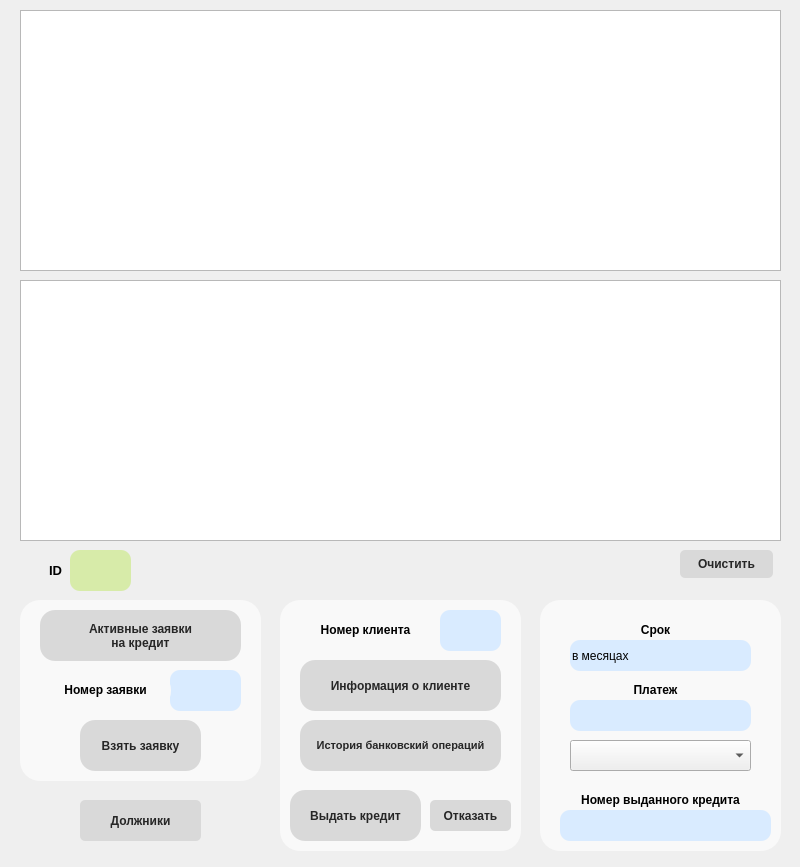
<?xml version="1.0" encoding="UTF-8"?>
<ui version="4.0">
 <class>Employee</class>
 <widget class="QDialog" name="Employee">
  <property name="geometry">
   <rect>
    <x>0</x>
    <y>0</y>
    <width>800</width>
    <height>867</height>
   </rect>
  </property>
  <property name="windowTitle">
   <string>Dialog</string>
  </property>
  <widget class="QTableView" name="tableView">
   <property name="geometry">
    <rect>
     <x>20</x>
     <y>10</y>
     <width>761</width>
     <height>261</height>
    </rect>
   </property>
  </widget>
  <widget class="QLabel" name="label_6">
   <property name="geometry">
    <rect>
     <x>30</x>
     <y>550</y>
     <width>51</width>
     <height>41</height>
    </rect>
   </property>
   <property name="text">
    <string>&lt;html&gt;&lt;head/&gt;&lt;body&gt;&lt;p align=&quot;center&quot;&gt;&lt;span style=&quot; font-size:10pt; font-weight:600;&quot;&gt;ID&lt;/span&gt;&lt;/p&gt;&lt;/body&gt;&lt;/html&gt;</string>
   </property>
   <property name="alignment">
    <set>Qt::AlignCenter</set>
   </property>
  </widget>
  <widget class="QTableView" name="tableView_2">
   <property name="geometry">
    <rect>
     <x>20</x>
     <y>280</y>
     <width>761</width>
     <height>261</height>
    </rect>
   </property>
  </widget>
  <widget class="QGroupBox" name="groupBox">
   <property name="geometry">
    <rect>
     <x>20</x>
     <y>600</y>
     <width>241</width>
     <height>181</height>
    </rect>
   </property>
   <property name="styleSheet">
    <string notr="true">background: #F9F9F9;
border-radius: 20px;
</string>
   </property>
   <property name="title">
    <string/>
   </property>
   <widget class="QLineEdit" name="rId">
    <property name="geometry">
     <rect>
      <x>150</x>
      <y>70</y>
      <width>71</width>
      <height>41</height>
     </rect>
    </property>
    <property name="styleSheet">
     <string notr="true">background: #d9ebff;
border-radius: 10px;
</string>
    </property>
    <property name="text">
     <string/>
    </property>
    <property name="maxLength">
     <number>100000</number>
    </property>
    <property name="echoMode">
     <enum>QLineEdit::Normal</enum>
    </property>
    <property name="clearButtonEnabled">
     <bool>false</bool>
    </property>
   </widget>
   <widget class="QLabel" name="label_7">
    <property name="geometry">
     <rect>
      <x>20</x>
      <y>70</y>
      <width>131</width>
      <height>41</height>
     </rect>
    </property>
    <property name="text">
     <string>&lt;html&gt;&lt;head/&gt;&lt;body&gt;&lt;p align=&quot;center&quot;&gt;&lt;span style=&quot; font-size:9pt; font-weight:600;&quot;&gt;Номер заявки&lt;/span&gt;&lt;/p&gt;&lt;/body&gt;&lt;/html&gt;</string>
    </property>
    <property name="alignment">
     <set>Qt::AlignLeading|Qt::AlignLeft|Qt::AlignVCenter</set>
    </property>
   </widget>
   <widget class="QPushButton" name="creditRequests">
    <property name="geometry">
     <rect>
      <x>20</x>
      <y>10</y>
      <width>201</width>
      <height>51</height>
     </rect>
    </property>
    <property name="cursor">
     <cursorShape>PointingHandCursor</cursorShape>
    </property>
    <property name="styleSheet">
     <string notr="true">QPushButton:hover{background: #e6f6ff; border-radius: 15px; color: #81C4FF; font-size: 9pt; font-weight: bold;}													
QPushButton{background: #d9d9d9; border-radius: 15px; color: #262626; font-size: 9pt; font-weight: bold;}</string>
    </property>
    <property name="text">
     <string>Активные заявки
на кредит</string>
    </property>
   </widget>
   <widget class="QPushButton" name="creditRequests_2">
    <property name="geometry">
     <rect>
      <x>60</x>
      <y>120</y>
      <width>121</width>
      <height>51</height>
     </rect>
    </property>
    <property name="cursor">
     <cursorShape>PointingHandCursor</cursorShape>
    </property>
    <property name="styleSheet">
     <string notr="true">QPushButton:hover{background: #e6f6ff; border-radius: 15px; color: #81C4FF; font-size: 9pt; font-weight: bold;}													
QPushButton{background: #d9d9d9; border-radius: 15px; color: #262626; font-size: 9pt; font-weight: bold;}</string>
    </property>
    <property name="text">
     <string>Взять заявку</string>
    </property>
   </widget>
  </widget>
  <widget class="QLineEdit" name="eId">
   <property name="geometry">
    <rect>
     <x>70</x>
     <y>550</y>
     <width>61</width>
     <height>41</height>
    </rect>
   </property>
   <property name="styleSheet">
    <string notr="true">background: #d7eba9;
border-radius: 10px;
</string>
   </property>
   <property name="text">
    <string/>
   </property>
   <property name="maxLength">
    <number>1000</number>
   </property>
   <property name="echoMode">
    <enum>QLineEdit::Normal</enum>
   </property>
   <property name="readOnly">
    <bool>true</bool>
   </property>
   <property name="clearButtonEnabled">
    <bool>false</bool>
   </property>
  </widget>
  <widget class="QGroupBox" name="groupBox_2">
   <property name="geometry">
    <rect>
     <x>280</x>
     <y>600</y>
     <width>241</width>
     <height>251</height>
    </rect>
   </property>
   <property name="styleSheet">
    <string notr="true">background: #F9F9F9;
border-radius: 20px;
</string>
   </property>
   <property name="title">
    <string/>
   </property>
   <widget class="QLineEdit" name="clId">
    <property name="geometry">
     <rect>
      <x>160</x>
      <y>10</y>
      <width>61</width>
      <height>41</height>
     </rect>
    </property>
    <property name="styleSheet">
     <string notr="true">background: #d9ebff;
border-radius: 10px;
</string>
    </property>
    <property name="text">
     <string/>
    </property>
    <property name="maxLength">
     <number>100000</number>
    </property>
    <property name="echoMode">
     <enum>QLineEdit::Normal</enum>
    </property>
    <property name="clearButtonEnabled">
     <bool>false</bool>
    </property>
   </widget>
   <widget class="QLabel" name="label_8">
    <property name="geometry">
     <rect>
      <x>20</x>
      <y>10</y>
      <width>131</width>
      <height>41</height>
     </rect>
    </property>
    <property name="text">
     <string>&lt;html&gt;&lt;head/&gt;&lt;body&gt;&lt;p align=&quot;center&quot;&gt;&lt;span style=&quot; font-size:9pt; font-weight:600;&quot;&gt;Номер клиента&lt;/span&gt;&lt;/p&gt;&lt;/body&gt;&lt;/html&gt;</string>
    </property>
    <property name="alignment">
     <set>Qt::AlignLeading|Qt::AlignLeft|Qt::AlignVCenter</set>
    </property>
   </widget>
   <widget class="QPushButton" name="creditRequests_4">
    <property name="geometry">
     <rect>
      <x>20</x>
      <y>60</y>
      <width>201</width>
      <height>51</height>
     </rect>
    </property>
    <property name="cursor">
     <cursorShape>PointingHandCursor</cursorShape>
    </property>
    <property name="styleSheet">
     <string notr="true">QPushButton:hover{background: #e6f6ff; border-radius: 15px; color: #81C4FF; font-size: 9pt; font-weight: bold;}													
QPushButton{background: #d9d9d9; border-radius: 15px; color: #262626; font-size: 9pt; font-weight: bold;}</string>
    </property>
    <property name="text">
     <string>Информация о клиенте</string>
    </property>
   </widget>
   <widget class="QPushButton" name="creditRequests_5">
    <property name="geometry">
     <rect>
      <x>20</x>
      <y>120</y>
      <width>201</width>
      <height>51</height>
     </rect>
    </property>
    <property name="cursor">
     <cursorShape>PointingHandCursor</cursorShape>
    </property>
    <property name="styleSheet">
     <string notr="true">QPushButton:hover{background: #e6f6ff; border-radius: 15px; color: #81C4FF; font-size: 8pt; font-weight: bold;}													
QPushButton{background: #d9d9d9; border-radius: 15px; color: #262626; font-size: 8pt; font-weight: bold;}</string>
    </property>
    <property name="text">
     <string>История банковский операций</string>
    </property>
   </widget>
   <widget class="QPushButton" name="cancel">
    <property name="geometry">
     <rect>
      <x>150</x>
      <y>200</y>
      <width>81</width>
      <height>31</height>
     </rect>
    </property>
    <property name="cursor">
     <cursorShape>PointingHandCursor</cursorShape>
    </property>
    <property name="styleSheet">
     <string notr="true">QPushButton:hover{background: #ffafa5; border-radius: 5px; border: 0.2px solid #d7eba9; color: #ffffff; font-size: 9pt; font-weight: bold;}																
QPushButton{background: #d9d9d9; border-radius: 5px; color: #262626; font-size: 9pt; font-weight: bold;}</string>
    </property>
    <property name="text">
     <string>Отказать</string>
    </property>
   </widget>
  </widget>
  <widget class="QLineEdit" name="period">
   <property name="geometry">
    <rect>
     <x>570</x>
     <y>640</y>
     <width>181</width>
     <height>31</height>
    </rect>
   </property>
   <property name="styleSheet">
    <string notr="true">background: #d9ebff;
border-radius: 10px;
</string>
   </property>
   <property name="text">
    <string>в месяцах</string>
   </property>
   <property name="maxLength">
    <number>100000</number>
   </property>
   <property name="echoMode">
    <enum>QLineEdit::Normal</enum>
   </property>
   <property name="clearButtonEnabled">
    <bool>false</bool>
   </property>
  </widget>
  <widget class="QLineEdit" name="payment">
   <property name="geometry">
    <rect>
     <x>570</x>
     <y>700</y>
     <width>181</width>
     <height>31</height>
    </rect>
   </property>
   <property name="styleSheet">
    <string notr="true">background: #d9ebff;
border-radius: 10px;
</string>
   </property>
   <property name="text">
    <string/>
   </property>
   <property name="maxLength">
    <number>100000</number>
   </property>
   <property name="echoMode">
    <enum>QLineEdit::Normal</enum>
   </property>
   <property name="clearButtonEnabled">
    <bool>false</bool>
   </property>
  </widget>
  <widget class="QLineEdit" name="creditNumber">
   <property name="geometry">
    <rect>
     <x>560</x>
     <y>810</y>
     <width>211</width>
     <height>31</height>
    </rect>
   </property>
   <property name="styleSheet">
    <string notr="true">background: #d9ebff;
border-radius: 10px;
</string>
   </property>
   <property name="text">
    <string/>
   </property>
   <property name="maxLength">
    <number>100000</number>
   </property>
   <property name="echoMode">
    <enum>QLineEdit::Normal</enum>
   </property>
   <property name="clearButtonEnabled">
    <bool>false</bool>
   </property>
  </widget>
  <widget class="QComboBox" name="comboBox">
   <property name="geometry">
    <rect>
     <x>570</x>
     <y>740</y>
     <width>181</width>
     <height>31</height>
    </rect>
   </property>
  </widget>
  <widget class="QLabel" name="label_9">
   <property name="geometry">
    <rect>
     <x>590</x>
     <y>610</y>
     <width>131</width>
     <height>41</height>
    </rect>
   </property>
   <property name="text">
    <string>&lt;html&gt;&lt;head/&gt;&lt;body&gt;&lt;p align=&quot;center&quot;&gt;&lt;span style=&quot; font-size:9pt; font-weight:600;&quot;&gt;Срок&lt;/span&gt;&lt;/p&gt;&lt;/body&gt;&lt;/html&gt;</string>
   </property>
   <property name="alignment">
    <set>Qt::AlignLeading|Qt::AlignLeft|Qt::AlignVCenter</set>
   </property>
  </widget>
  <widget class="QLabel" name="label_10">
   <property name="geometry">
    <rect>
     <x>590</x>
     <y>670</y>
     <width>131</width>
     <height>41</height>
    </rect>
   </property>
   <property name="text">
    <string>&lt;html&gt;&lt;head/&gt;&lt;body&gt;&lt;p align=&quot;center&quot;&gt;&lt;span style=&quot; font-size:9pt; font-weight:600;&quot;&gt;Платеж&lt;/span&gt;&lt;/p&gt;&lt;/body&gt;&lt;/html&gt;</string>
   </property>
   <property name="alignment">
    <set>Qt::AlignLeading|Qt::AlignLeft|Qt::AlignVCenter</set>
   </property>
  </widget>
  <widget class="QLabel" name="label_11">
   <property name="geometry">
    <rect>
     <x>550</x>
     <y>780</y>
     <width>221</width>
     <height>41</height>
    </rect>
   </property>
   <property name="text">
    <string>&lt;html&gt;&lt;head/&gt;&lt;body&gt;&lt;p align=&quot;center&quot;&gt;&lt;span style=&quot; font-size:9pt; font-weight:600;&quot;&gt;Номер выданного кредита&lt;/span&gt;&lt;/p&gt;&lt;/body&gt;&lt;/html&gt;</string>
   </property>
   <property name="alignment">
    <set>Qt::AlignLeading|Qt::AlignLeft|Qt::AlignVCenter</set>
   </property>
  </widget>
  <widget class="QPushButton" name="creditRequests_3">
   <property name="geometry">
    <rect>
     <x>290</x>
     <y>790</y>
     <width>131</width>
     <height>51</height>
    </rect>
   </property>
   <property name="cursor">
    <cursorShape>PointingHandCursor</cursorShape>
   </property>
   <property name="styleSheet">
    <string notr="true">QPushButton:hover{background: #e6f6ff; border-radius: 15px; color: #81C4FF; font-size: 9pt; font-weight: bold;}													
QPushButton{background: #d9d9d9; border-radius: 15px; color: #262626; font-size: 9pt; font-weight: bold;}</string>
   </property>
   <property name="text">
    <string>Выдать кредит</string>
   </property>
  </widget>
  <widget class="QPushButton" name="cancel_3">
   <property name="geometry">
    <rect>
     <x>680</x>
     <y>550</y>
     <width>93</width>
     <height>28</height>
    </rect>
   </property>
   <property name="cursor">
    <cursorShape>PointingHandCursor</cursorShape>
   </property>
   <property name="styleSheet">
    <string notr="true">QPushButton:hover{background: #ebc834; border-radius: 5px; border: 0.2px solid #d7eba9; color: #ffffff; font-size: 9pt; font-weight: bold;}																
QPushButton{background: #d9d9d9; border-radius: 5px; color: #262626; font-size: 9pt; font-weight: bold;}</string>
   </property>
   <property name="text">
    <string>Очистить</string>
   </property>
  </widget>
  <widget class="QGroupBox" name="groupBox_3">
   <property name="geometry">
    <rect>
     <x>540</x>
     <y>600</y>
     <width>241</width>
     <height>251</height>
    </rect>
   </property>
   <property name="styleSheet">
    <string notr="true">background: #F9F9F9;
border-radius: 20px;
</string>
   </property>
   <property name="title">
    <string/>
   </property>
  </widget>
  <widget class="QPushButton" name="cancel_2">
   <property name="geometry">
    <rect>
     <x>80</x>
     <y>800</y>
     <width>121</width>
     <height>41</height>
    </rect>
   </property>
   <property name="cursor">
    <cursorShape>PointingHandCursor</cursorShape>
   </property>
   <property name="styleSheet">
    <string notr="true">QPushButton:hover{background: #ffafa5; border-radius: 5px; border: 0.2px solid #d7eba9; color: #ffffff; font-size: 9pt; font-weight: bold;}																
QPushButton{background: #d9d9d9; border-radius: 5px; color: #262626; font-size: 9pt; font-weight: bold;}</string>
   </property>
   <property name="text">
    <string>Должники</string>
   </property>
  </widget>
  <zorder>groupBox_3</zorder>
  <zorder>groupBox</zorder>
  <zorder>tableView</zorder>
  <zorder>label_6</zorder>
  <zorder>tableView_2</zorder>
  <zorder>eId</zorder>
  <zorder>groupBox_2</zorder>
  <zorder>period</zorder>
  <zorder>payment</zorder>
  <zorder>creditNumber</zorder>
  <zorder>comboBox</zorder>
  <zorder>label_9</zorder>
  <zorder>label_10</zorder>
  <zorder>label_11</zorder>
  <zorder>creditRequests_3</zorder>
  <zorder>cancel_3</zorder>
  <zorder>cancel_2</zorder>
 </widget>
 <resources/>
 <connections/>
</ui>
